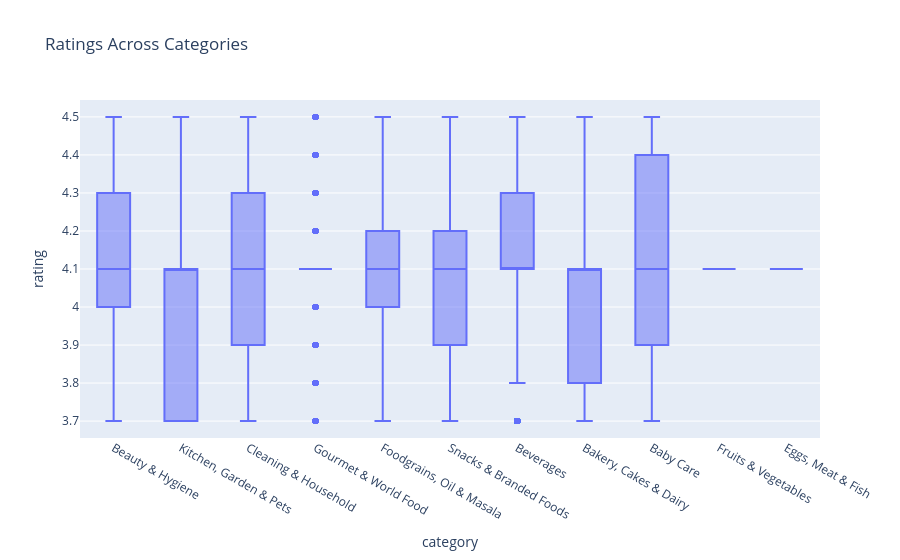

The cell this chart's notebook holds for it:
### Code cell
#rating vs discount
fig = px.box(df, x='category', y='rating',
             title='Ratings Across Categories')
fig.show()

### Figure 1 — Plotly figure (JSON) as saved in the notebook; plotly's stock layout.template omitted (floating-point values rounded to 4 significant figures; data arrays with more than 128 entries replaced by an {"elided": "..."} marker saying what was removed)
{"data": [{"alignmentgroup": "True", "hovertemplate": "category=%{x}<br>rating=%{y}<extra></extra>", "legendgroup": "", "marker": {"color": "#636efa"}, "name": "", "notched": false, "offsetgroup": "", "orientation": "v", "showlegend": false, "type": "box", "x": {"elided": "27554 str values"}, "x0": " ", "xaxis": "x", "y": {"elided": "27554 float values"}, "y0": " ", "yaxis": "y"}], "layout": {"boxmode": "group", "legend": {"tracegroupgap": 0}, "title": {"text": "Ratings Across Categories"}, "xaxis": {"anchor": "y", "domain": [0, 1], "title": {"text": "category"}}, "yaxis": {"anchor": "x", "domain": [0, 1], "title": {"text": "rating"}}}}
